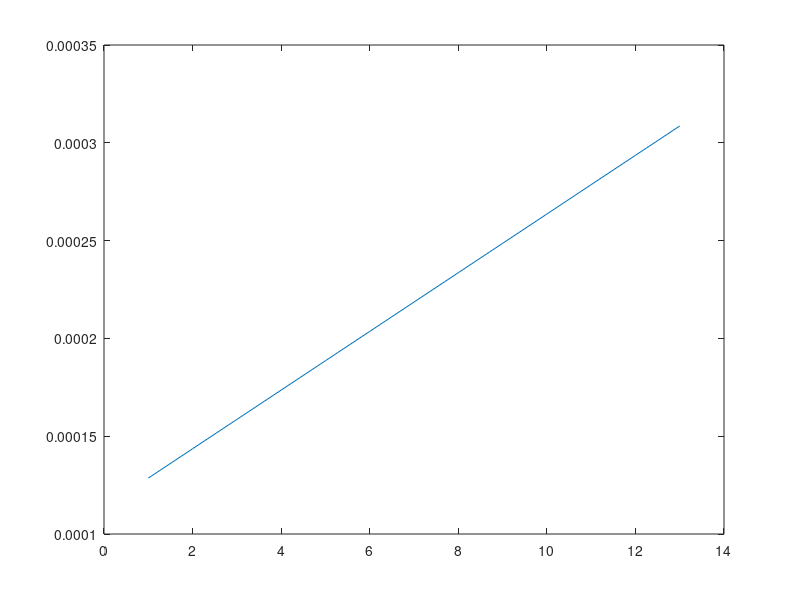

This chart was generated by the following MATLAB code:
% constants for most recent profile
%n = [3 2 6 2 7];
%accv = [.000003 .00001 .000028 .00001 .000003]; 

n = [12 0 0 0 0];
accv = [.000015 .00001 .000028 .00001 .000003]; 

curve = zeros(1,n(1) + n(2) + n(3) + n(4) + n(5));

curr_time = 14000.0;
curve(1) = curr_time;

curr_idx = 2;

for i = 1:size(n')
    for j = 1:n(i)
        curr_time = 1.8/(accv(i)+(1.8/curr_time));
        curve(curr_idx) = fix(curr_time);
        curr_idx = curr_idx + 1;
    end
end

curve'
vel = 1.8 ./ curve
plot(vel)